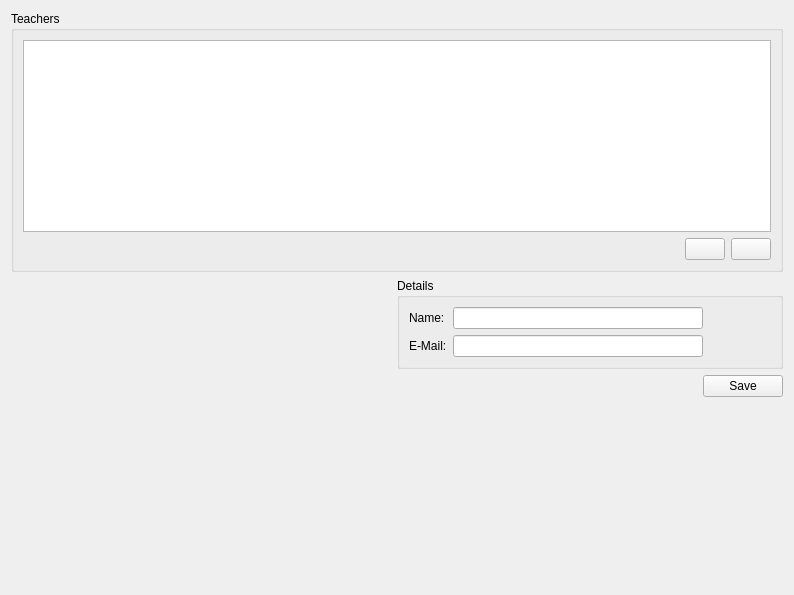
<?xml version="1.0" encoding="UTF-8"?>
<ui version="4.0">
 <class>TeachersForm</class>
 <widget class="QWidget" name="TeachersForm">
  <property name="geometry">
   <rect>
    <x>0</x>
    <y>0</y>
    <width>794</width>
    <height>595</height>
   </rect>
  </property>
  <property name="windowTitle">
   <string>Form</string>
  </property>
  <property name="locale">
   <locale language="English" country="UnitedStates"/>
  </property>
  <layout class="QVBoxLayout" name="verticalLayout_2">
   <item>
    <widget class="QGroupBox" name="groupBox">
     <property name="title">
      <string>Teachers</string>
     </property>
     <layout class="QVBoxLayout" name="verticalLayout">
      <item>
       <widget class="QListView" name="teachersList">
        <property name="styleSheet">
         <string notr="true">font: 18pt &quot;Lucida Grande&quot;;</string>
        </property>
       </widget>
      </item>
      <item>
       <layout class="QHBoxLayout" name="horizontalLayout">
        <item>
         <spacer name="horizontalSpacer_2">
          <property name="orientation">
           <enum>Qt::Horizontal</enum>
          </property>
          <property name="sizeHint" stdset="0">
           <size>
            <width>40</width>
            <height>20</height>
           </size>
          </property>
         </spacer>
        </item>
        <item>
         <widget class="QPushButton" name="addButton">
          <property name="text">
           <string/>
          </property>
          <property name="icon">
           <iconset resource="../../qapuntes2.qrc">
            <normaloff>:/images/icons/add.png</normaloff>:/images/icons/add.png</iconset>
          </property>
          <property name="autoDefault">
           <bool>false</bool>
          </property>
          <property name="default">
           <bool>false</bool>
          </property>
          <property name="flat">
           <bool>false</bool>
          </property>
         </widget>
        </item>
        <item>
         <widget class="QPushButton" name="removeButton">
          <property name="text">
           <string/>
          </property>
          <property name="icon">
           <iconset resource="../../qapuntes2.qrc">
            <normaloff>:/images/icons/rem.png</normaloff>:/images/icons/rem.png</iconset>
          </property>
         </widget>
        </item>
       </layout>
      </item>
     </layout>
    </widget>
   </item>
   <item>
    <layout class="QHBoxLayout" name="horizontalLayout_3">
     <item>
      <spacer name="horizontalSpacer_3">
       <property name="orientation">
        <enum>Qt::Horizontal</enum>
       </property>
       <property name="sizeHint" stdset="0">
        <size>
         <width>40</width>
         <height>20</height>
        </size>
       </property>
      </spacer>
     </item>
     <item>
      <widget class="QGroupBox" name="editGroup">
       <property name="maximumSize">
        <size>
         <width>800</width>
         <height>16777215</height>
        </size>
       </property>
       <property name="title">
        <string>Details</string>
       </property>
       <layout class="QFormLayout" name="formLayout">
        <property name="fieldGrowthPolicy">
         <enum>QFormLayout::FieldsStayAtSizeHint</enum>
        </property>
        <item row="0" column="0">
         <widget class="QLabel" name="nameLabel">
          <property name="text">
           <string>Name:</string>
          </property>
         </widget>
        </item>
        <item row="0" column="1">
         <widget class="QLineEdit" name="nameEdit">
          <property name="minimumSize">
           <size>
            <width>250</width>
            <height>0</height>
           </size>
          </property>
          <property name="maximumSize">
           <size>
            <width>300</width>
            <height>16777215</height>
           </size>
          </property>
         </widget>
        </item>
        <item row="2" column="0">
         <widget class="QLabel" name="emailLabel">
          <property name="text">
           <string>E-Mail:</string>
          </property>
         </widget>
        </item>
        <item row="2" column="1">
         <widget class="QLineEdit" name="emailEdit">
          <property name="minimumSize">
           <size>
            <width>250</width>
            <height>0</height>
           </size>
          </property>
          <property name="maximumSize">
           <size>
            <width>300</width>
            <height>16777215</height>
           </size>
          </property>
         </widget>
        </item>
       </layout>
      </widget>
     </item>
    </layout>
   </item>
   <item>
    <layout class="QHBoxLayout" name="horizontalLayout_2">
     <item>
      <spacer name="horizontalSpacer">
       <property name="orientation">
        <enum>Qt::Horizontal</enum>
       </property>
       <property name="sizeHint" stdset="0">
        <size>
         <width>40</width>
         <height>20</height>
        </size>
       </property>
      </spacer>
     </item>
     <item>
      <widget class="QPushButton" name="saveButton">
       <property name="text">
        <string>Save</string>
       </property>
      </widget>
     </item>
    </layout>
   </item>
   <item>
    <spacer name="verticalSpacer">
     <property name="orientation">
      <enum>Qt::Vertical</enum>
     </property>
     <property name="sizeHint" stdset="0">
      <size>
       <width>20</width>
       <height>40</height>
      </size>
     </property>
    </spacer>
   </item>
  </layout>
 </widget>
 <resources>
  <include location="../../qapuntes2.qrc"/>
 </resources>
 <connections/>
</ui>
